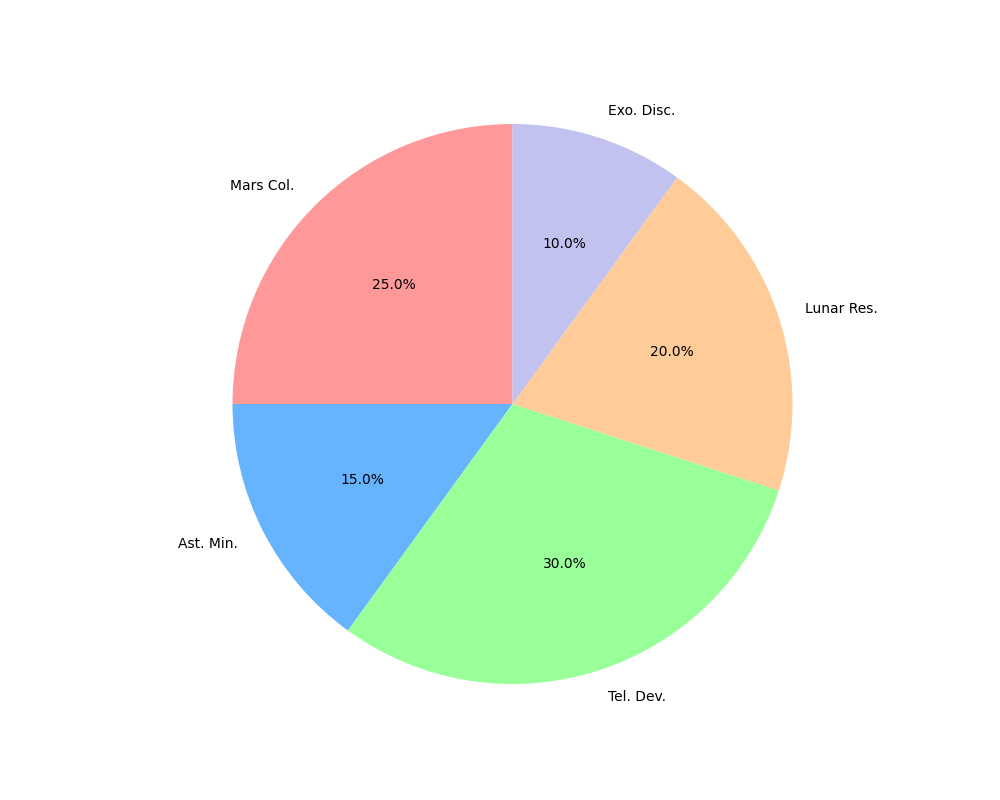

Python code for this plot:
import matplotlib.pyplot as plt

# The content within the data groups 'budget_allocations' is randomly altered
budget_allocations = [25, 15, 30, 20, 10]

projects = ['Mars Col.', 'Ast. Min.', 'Tel. Dev.', 'Lunar Res.', 'Exo. Disc.']
colors = ['#ff9999', '#66b3ff', '#99ff99', '#ffcc99', '#c2c2f0']

plt.figure(figsize=(10, 8))
plt.pie(budget_allocations, 
        labels=projects, 
        colors=colors, 
        autopct='%1.1f%%',
        startangle=90)

plt.axis('equal')
plt.show()
